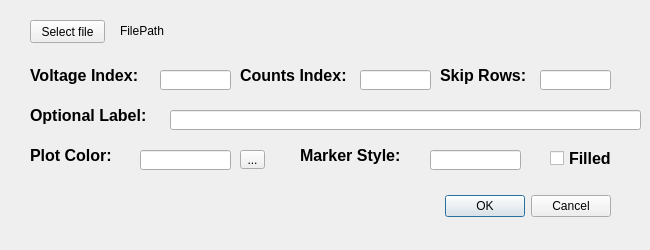
<?xml version="1.0" encoding="UTF-8"?>
<ui version="4.0">
 <class>Dialog</class>
 <widget class="QDialog" name="Dialog">
  <property name="geometry">
   <rect>
    <x>0</x>
    <y>0</y>
    <width>650</width>
    <height>250</height>
   </rect>
  </property>
  <property name="minimumSize">
   <size>
    <width>650</width>
    <height>250</height>
   </size>
  </property>
  <property name="windowTitle">
   <string>Dialog</string>
  </property>
  <widget class="QDialogButtonBox" name="buttonBox_accept">
   <property name="geometry">
    <rect>
     <x>420</x>
     <y>190</y>
     <width>191</width>
     <height>32</height>
    </rect>
   </property>
   <property name="orientation">
    <enum>Qt::Horizontal</enum>
   </property>
   <property name="standardButtons">
    <set>QDialogButtonBox::Cancel|QDialogButtonBox::Ok</set>
   </property>
  </widget>
  <widget class="QPushButton" name="pushButton_Selectfile">
   <property name="geometry">
    <rect>
     <x>30</x>
     <y>20</y>
     <width>75</width>
     <height>23</height>
    </rect>
   </property>
   <property name="text">
    <string>Select file</string>
   </property>
  </widget>
  <widget class="QLabel" name="label_filepath">
   <property name="geometry">
    <rect>
     <x>120</x>
     <y>10</y>
     <width>531</width>
     <height>41</height>
    </rect>
   </property>
   <property name="text">
    <string>FilePath</string>
   </property>
  </widget>
  <widget class="QLineEdit" name="lineEdit_DataLabel">
   <property name="geometry">
    <rect>
     <x>170</x>
     <y>110</y>
     <width>471</width>
     <height>20</height>
    </rect>
   </property>
   <property name="text">
    <string/>
   </property>
  </widget>
  <widget class="QLabel" name="label_VoltageIndex">
   <property name="geometry">
    <rect>
     <x>30</x>
     <y>60</y>
     <width>141</width>
     <height>31</height>
    </rect>
   </property>
   <property name="font">
    <font>
     <pointsize>12</pointsize>
     <weight>75</weight>
     <bold>true</bold>
    </font>
   </property>
   <property name="text">
    <string>Voltage Index:</string>
   </property>
  </widget>
  <widget class="QLineEdit" name="lineEdit_VoltageIndex">
   <property name="geometry">
    <rect>
     <x>160</x>
     <y>70</y>
     <width>71</width>
     <height>20</height>
    </rect>
   </property>
   <property name="text">
    <string/>
   </property>
   <property name="alignment">
    <set>Qt::AlignRight|Qt::AlignTrailing|Qt::AlignVCenter</set>
   </property>
  </widget>
  <widget class="QLineEdit" name="lineEdit_CountsIndex">
   <property name="geometry">
    <rect>
     <x>360</x>
     <y>70</y>
     <width>71</width>
     <height>20</height>
    </rect>
   </property>
   <property name="text">
    <string/>
   </property>
   <property name="alignment">
    <set>Qt::AlignRight|Qt::AlignTrailing|Qt::AlignVCenter</set>
   </property>
  </widget>
  <widget class="QLabel" name="label_CountsIndex">
   <property name="geometry">
    <rect>
     <x>240</x>
     <y>60</y>
     <width>141</width>
     <height>31</height>
    </rect>
   </property>
   <property name="font">
    <font>
     <pointsize>12</pointsize>
     <weight>75</weight>
     <bold>true</bold>
    </font>
   </property>
   <property name="text">
    <string>Counts Index:</string>
   </property>
  </widget>
  <widget class="QLabel" name="label_OptionalLabel">
   <property name="geometry">
    <rect>
     <x>30</x>
     <y>100</y>
     <width>141</width>
     <height>31</height>
    </rect>
   </property>
   <property name="font">
    <font>
     <pointsize>12</pointsize>
     <weight>75</weight>
     <bold>true</bold>
    </font>
   </property>
   <property name="text">
    <string>Optional Label:</string>
   </property>
  </widget>
  <widget class="QLabel" name="label_SkipRows">
   <property name="geometry">
    <rect>
     <x>440</x>
     <y>60</y>
     <width>101</width>
     <height>31</height>
    </rect>
   </property>
   <property name="font">
    <font>
     <pointsize>12</pointsize>
     <weight>75</weight>
     <bold>true</bold>
    </font>
   </property>
   <property name="text">
    <string>Skip Rows: </string>
   </property>
  </widget>
  <widget class="QLineEdit" name="lineEdit_SkipRows">
   <property name="geometry">
    <rect>
     <x>540</x>
     <y>70</y>
     <width>71</width>
     <height>20</height>
    </rect>
   </property>
   <property name="text">
    <string/>
   </property>
   <property name="alignment">
    <set>Qt::AlignRight|Qt::AlignTrailing|Qt::AlignVCenter</set>
   </property>
  </widget>
  <widget class="QLabel" name="label_PlotColor">
   <property name="geometry">
    <rect>
     <x>30</x>
     <y>140</y>
     <width>91</width>
     <height>31</height>
    </rect>
   </property>
   <property name="font">
    <font>
     <pointsize>12</pointsize>
     <weight>75</weight>
     <bold>true</bold>
    </font>
   </property>
   <property name="text">
    <string>Plot Color:</string>
   </property>
  </widget>
  <widget class="QLineEdit" name="lineEdit_PlotColor">
   <property name="geometry">
    <rect>
     <x>140</x>
     <y>150</y>
     <width>91</width>
     <height>20</height>
    </rect>
   </property>
   <property name="text">
    <string/>
   </property>
   <property name="alignment">
    <set>Qt::AlignRight|Qt::AlignTrailing|Qt::AlignVCenter</set>
   </property>
  </widget>
  <widget class="QToolButton" name="toolButton_SelectColor">
   <property name="geometry">
    <rect>
     <x>240</x>
     <y>150</y>
     <width>25</width>
     <height>19</height>
    </rect>
   </property>
   <property name="text">
    <string>...</string>
   </property>
  </widget>
  <widget class="QLabel" name="label_MarkerStyle">
   <property name="geometry">
    <rect>
     <x>300</x>
     <y>140</y>
     <width>121</width>
     <height>31</height>
    </rect>
   </property>
   <property name="font">
    <font>
     <pointsize>12</pointsize>
     <weight>75</weight>
     <bold>true</bold>
    </font>
   </property>
   <property name="text">
    <string>Marker Style:</string>
   </property>
  </widget>
  <widget class="QLineEdit" name="lineEdit_MarkerStyle">
   <property name="geometry">
    <rect>
     <x>430</x>
     <y>150</y>
     <width>91</width>
     <height>20</height>
    </rect>
   </property>
   <property name="text">
    <string/>
   </property>
   <property name="alignment">
    <set>Qt::AlignRight|Qt::AlignTrailing|Qt::AlignVCenter</set>
   </property>
  </widget>
  <widget class="QCheckBox" name="checkBox_MarkerFilled">
   <property name="geometry">
    <rect>
     <x>550</x>
     <y>150</y>
     <width>70</width>
     <height>17</height>
    </rect>
   </property>
   <property name="font">
    <font>
     <pointsize>12</pointsize>
     <weight>75</weight>
     <bold>true</bold>
    </font>
   </property>
   <property name="text">
    <string>Filled</string>
   </property>
  </widget>
 </widget>
 <resources/>
 <connections>
  <connection>
   <sender>buttonBox_accept</sender>
   <signal>accepted()</signal>
   <receiver>Dialog</receiver>
   <slot>accept()</slot>
   <hints>
    <hint type="sourcelabel">
     <x>248</x>
     <y>254</y>
    </hint>
    <hint type="destinationlabel">
     <x>157</x>
     <y>274</y>
    </hint>
   </hints>
  </connection>
  <connection>
   <sender>buttonBox_accept</sender>
   <signal>rejected()</signal>
   <receiver>Dialog</receiver>
   <slot>reject()</slot>
   <hints>
    <hint type="sourcelabel">
     <x>316</x>
     <y>260</y>
    </hint>
    <hint type="destinationlabel">
     <x>286</x>
     <y>274</y>
    </hint>
   </hints>
  </connection>
 </connections>
</ui>
